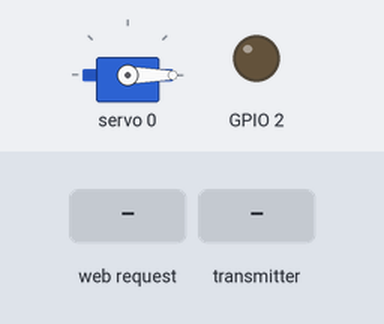
The program below on a simulated ESP32. On the bench: servo, output pins drawn as LEDs (lit = HIGH). The test bench sets the inputs (shaded band). WiFi joins after 1.5 s; servers stay silent unless stated; a WiFi scan finds three made-up networks; EEPROM starts erased; no radio packets arrive unless stated; what the program prints to the serial monitor is not drawn.

Above: at 1.1 s.
At 6.7 s:
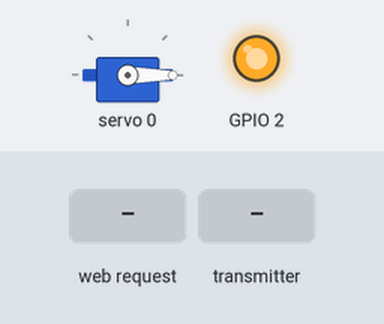
6.8 s: HTTP request GET /s1?value= received
8.3 s: the transmitter starts sending angX = 0
Timing chart, 0 to 11.3 s (numbered marks = the images above; inputs shaded):
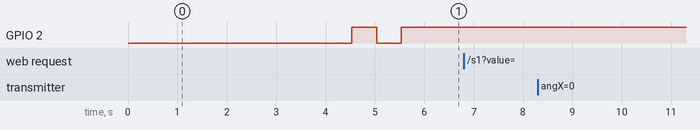

The program:

main.cpp
```cpp
#include <Arduino.h>
#include <esp_wifi.h>
#include <WiFi.h>
#include <WiFiMulti.h>
#include <ESPmDNS.h>
#include <WiFiUdp.h>
#include <ArduinoOTA.h>

#include <Preferences.h>
#include <Wire.h>

#include "main.h"

Params params;

#include "WifiScanner.h"
#include "Radio.h"
#include "Servos.h"

#ifdef WIFICLIENTMULTI_H_
WiFiMulti wifiMulti;
#endif

Preferences prefs;

const char *host = "perro";

#ifndef WIFICLIENTMULTI_H_
// Replace with your network credentials
// const char *ssid = "BITCOIN", *password = "Am3r1c4n01";
// IPAddress local_IP(192, 168, 7, 222);
// IPAddress gateway(192, 168, 7, 254);
// IPAddress subnet(255, 255, 255, 0);
// IPAddress primaryDNS(8, 8, 8, 8);    // optional
// IPAddress secondaryDNS(4, 2, 2, 2);  // optional

// const char* ssid = "mario-hotspot-open";
const char *ssid = "MiniMakers", *password = "Sayaab01";

#endif

// Set web server port number to 80
WiFiServer server(80);

// Variable to store the HTTP request
String header;

// Decode HTTP GET value
String valueString = String(5);
int pos1 = 0;
int pos2 = 0;

// Current time
unsigned long currentTime = millis();
// Previous time
unsigned long previousTime = 0;
// Define timeout time in milliseconds (example: 2000ms = 2s)
const long timeoutTime = 2000;

void setup()
{
  while (!Serial)
    delay(100);
  delay(1000);
  Serial.begin(115200);
  Wire.begin();

  if (!prefs.begin("perro", false))
  {
    Serial.println("Error abriendo preferencias");
    delay(5000);
    ESP.restart();
  }
  if (prefs.getBytes("perro", &params, sizeof(params)) == 0)
  {
    prefs.putBytes("perro", &params, sizeof(params));
  }

  xTaskCreate(vTaskRadio, "taskRadio", 4096, &params, 0, NULL);
  xTaskCreate(vTaskServos, "taskServos", 4096, &params, 0, NULL);

  // Connect to Wi-Fi network with SSID and password
  Serial.print("Connecting to WiFi");
  // WiFi.mode(WIFI_AP_STA);
  WiFi.mode(WIFI_STA);
  delay(1000);
  WiFi.setTxPower(WIFI_POWER_19_5dBm);
  WiFi.setSleep(false);
  esp_wifi_set_ps(WIFI_PS_NONE);

  WiFiScanner();

#ifdef WIFICLIENTMULTI_H_
  wifiMulti.addAP("MiniMakers", "Sayaab01");
  wifiMulti.addAP("BITCOIN", "Am3r1c4n01");
  wifiMulti.addAP("DURAZNO1_2.4", "Am3r1c4n01");
  wifiMulti.addAP("mario-hotspot-open");
  wifiMulti.addAP("mario-hotspot", "Am3r1c4n01");
#else
#ifdef password
  WiFi.begin(ssid, password);
#else
  WiFi.begin(ssid);
#endif

#ifdef local_IP &&gateway &&subnet &&primaryDNS &&secondaryDNS
  Serial.println("Usando direccion fija");
  if (!WiFi.config(local_IP, gateway, subnet, primaryDNS, secondaryDNS))
  {
    Serial.println("STA Failed to configure");
  }
#endif

  Serial.print("Connecting to: ");
  Serial.println(ssid);
#endif
  pinMode(GPIO_NUM_2, OUTPUT);
  digitalWrite(GPIO_NUM_2, LOW);
  int retries = 0;
#ifdef WIFICLIENTMULTI_H_
  while (wifiMulti.run(10000) != WL_CONNECTED)
  {
#else
  while (WiFi.status() != WL_CONNECTED)
  {
    // while (WiFi.waitForConnectResult() != WL_CONNECTED) {
#endif
    delay(500);
    Serial.print(".");
    digitalWrite(GPIO_NUM_2, !digitalRead(GPIO_NUM_2));
    if (++retries > 60)
    {
      digitalWrite(GPIO_NUM_2, LOW);
      delay(10);
      WiFi.disconnect();
      delay(5000);
      ESP.restart();
    }
  }
  digitalWrite(GPIO_NUM_2, HIGH);
  // Print local IP address and start web server
  Serial.println("");
  Serial.println("WiFi connected.");
  Serial.print("IP address: ");
  Serial.println(WiFi.localIP());
  Serial.print("Network: ");
  Serial.println(WiFi.SSID());

  if (!MDNS.begin(host))
  { // http://esp32.local
    Serial.println("Error setting up MDNS responder!");
    while (1)
    {
      delay(1000);
    }
  }
  Serial.println("mDNS responder started");

  server.begin();

  // Port defaults to 3232
  // ArduinoOTA.setPort(3232);

  // Hostname defaults to esp3232-[MAC]
  ArduinoOTA.setHostname(host);

  // No authentication by default
  ArduinoOTA.setPassword("admin");

  // Password can be set with it's md5 value as well
  // MD5(admin) = 21232f297a57a5a743894a0e4a801fc3
  // ArduinoOTA.setPasswordHash("21232f297a57a5a743894a0e4a801fc3");

  ArduinoOTA
      .onStart([]()
               {
      String type;
      if (ArduinoOTA.getCommand() == U_FLASH)
        type = "sketch";
      else  // U_SPIFFS
        type = "filesystem";

      // NOTE: if updating SPIFFS this would be the place to unmount SPIFFS using SPIFFS.end()
      Serial.println("Start updating " + type); })
      .onEnd([]()
             { Serial.println("\nEnd"); })
      .onProgress([](unsigned int progress, unsigned int total)
                  { Serial.printf("Progress: %u%%\r\n", (progress / (total / 100))); })
      .onError([](ota_error_t error)
               {
      Serial.printf("Error[%u]: ", error);
      if (error == OTA_AUTH_ERROR) Serial.println("Auth Failed");
      else if (error == OTA_BEGIN_ERROR) Serial.println("Begin Failed");
      else if (error == OTA_CONNECT_ERROR) Serial.println("Connect Failed");
      else if (error == OTA_RECEIVE_ERROR) Serial.println("Receive Failed");
      else if (error == OTA_END_ERROR) Serial.println("End Failed"); });

  ArduinoOTA.begin();
}

void loop()
{
#ifdef WIFICLIENTMULTI_H_
  if (wifiMulti.run() != WL_CONNECTED)
  {
#else
  if (WiFi.status() != WL_CONNECTED)
  {
#endif
    Serial.println("WiFi not connected!");
    delay(1000);
  }

  ArduinoOTA.handle();

  WiFiClient client = server.available(); // Listen for incoming clients

  if (client)
  { // If a new client connects,
    currentTime = millis();
    previousTime = currentTime;
    Serial.println("New Client."); // print a message out in the serial port
    String currentLine = "";       // make a String to hold incoming data from the client
    while (client.connected() && currentTime - previousTime <= timeoutTime)
    { // loop while the client's connected
      currentTime = millis();
      if (client.available())
      {                         // if there's bytes to read from the client,
        char c = client.read(); // read a byte, then
        // Serial.write(c);        // print it out the serial monitor
        header += c;
        if (c == '\n')
        { // if the byte is a newline character
          // if the current line is blank, you got two newline characters in a row.
          // that's the end of the client HTTP request, so send a response:
          if (currentLine.length() == 0)
          {
            // HTTP headers always start with a response code (e.g. HTTP/1.1 200 OK)
            // and a content-type so the client knows what's coming, then a blank line:
            client.println("HTTP/1.1 200 OK");
            client.println("Content-type:text/html");
            client.println("Connection: close");
            client.println();

            // Display the HTML web page
            client.println("<!DOCTYPE html><html>");
            client.println("<head><meta name=\"viewport\" content=\"width=device-width, initial-scale=1\">");
            client.println("<link rel=\"icon\" href=\"data:,\">");
            // CSS to style the on/off buttons
            // Feel free to change the background-color and font-size attributes to fit your preferences
            client.println("<style>body { text-align: center; font-family: \"Trebuchet MS\", Arial; margin-left:auto; margin-right:auto;}");
            client.println(".slider { width: 300px; }</style>");
            client.println("<script src=\"https://ajax.googleapis.com/ajax/libs/jquery/3.3.1/jquery.min.js\"></script>");

            client.println("<script>");
            client.println("$.ajaxSetup({timeout:1000});");
            client.println("function servo(pos, servoNum) { ");
            client.println("  $('#servoPos'+servoNum).html(pos);");
            client.println("  $.get(\"/s\"+servoNum+\"?value=\" + pos + \"&\"); {Connection: close};");
            client.println("}");
            client.println("</script>");

            // Web Page
            client.println("</head><body><h1>ESP32 with Servo</h1>");
            for (int s = 1; s <= 3; s++)
            {
              char buffer[512];
              int pos;
              switch (s)
              {
              case 1:
                // pos = perro.pos1;
                break;
              case 2:
                // pos = perro.pos2;
                break;
              case 3:
                // pos = perro.pos3;
                break;
              }
              sprintf(buffer, "<p>Position Servo %d: <span id=\"servoPos%d\">%d</span></p>", s, s, pos);
              client.println(buffer);
              sprintf(buffer, "<input type=\"range\" min=\"0\" max=\"180\" class=\"slider%d\" id=\"servoSlider%d\" onchange=\"servo(this.value, %d)\" value=\"%d\"/>", s, s, s, pos);
              client.println(buffer);
            }

            client.println("</body></html>");

            // GET /?value=180& HTTP/1.1
            if (header.indexOf("GET /s1?value=") >= 0)
            {
              pos1 = header.indexOf('=');
              pos2 = header.indexOf('&');
              valueString = header.substring(pos1 + 1, pos2);

              // Rotate the servo
              // perro.pos1 = valueString.toInt();
              prefs.putBytes("perro", &params, sizeof(params));
              // pwmController.setChannelPWM(0, pwmServo1.pwmForAngle(map(perro.pos1, 0, 180, -90, 90)));
              // Serial.println(valueString);
            }

            if (header.indexOf("GET /s2?value=") >= 0)
            {
              pos1 = header.indexOf('=');
              pos2 = header.indexOf('&');
              valueString = header.substring(pos1 + 1, pos2);

              // Rotate the servo
              // perro.pos2 = valueString.toInt();
              prefs.putBytes("perro", &params, sizeof(params));
              // pwmController.setChannelPWM(1, pwmServo2.pwmForAngle(map(perro.pos2, 0, 180, -90, 90)));
              // Serial.println(valueString);
            }

            if (header.indexOf("GET /s3?value=") >= 0)
            {
              pos1 = header.indexOf('=');
              pos2 = header.indexOf('&');
              valueString = header.substring(pos1 + 1, pos2);

              // Rotate the servo
              // perro.pos3 = valueString.toInt();
              prefs.putBytes("perro", &params, sizeof(params));
              // pwmController.setChannelPWM(2, pwmServo3.pwmForAngle(map(perro.pos3, 0, 180, -90, 90)));
              // Serial.println(valueString);
            }

            // The HTTP response ends with another blank line
            // client.println();
            // Break out of the while loop
            break;
          }
          else
          { // if you got a newline, then clear currentLine
            currentLine = "";
          }
        }
        else if (c != '\r')
        {                   // if you got anything else but a carriage return character,
          currentLine += c; // add it to the end of the currentLine
        }
      }
    }
    // Clear the header variable
    header = "";
    // Close the connection
    client.stop();
    Serial.println("Client disconnected.");
    Serial.println("");
  }
}
```

Radio.cpp
```cpp
#include <Arduino.h>
#include <SPI.h>
#include <RF24.h>

#include "Radio.h"
#include "main.h"

RF24 radio(CE_PIN, CSN_PIN); // CE, CSN
const byte identificacion[6] = "00001";

void vTaskRadio(void *params)
{
    while (!radio.begin())
    {
        Serial.println("No pude detectar el dispositivo radio");
        vTaskDelay(10000 / portTICK_PERIOD_MS);
    };
    radio.openReadingPipe(0, identificacion);
    radio.setPALevel(RF24_PA_MIN);
    radio.startListening();

    struct Params *p = (struct Params *)params;

    while (true)
    {
        if (radio.available())
        {
            // char texto[32] = "";
            // radio.read(&texto, sizeof(texto));
            // Serial.print("Recibi:");
            // Serial.println(texto);
            Joystick jy;
            radio.read(&jy, sizeof(jy));

            Serial.print("VRx:");
            Serial.print(jy.angX);
            Serial.print(",VRy:");
            Serial.print(jy.angY);
            Serial.print(",SW:");
            Serial.print(jy.sw);
            Serial.println();
            // p->perro.frontLeft.shoulder = jy.angX;
            // perro->pos1 = jy.angX;
            // perro->pos2 = jy.angY;

            if (jy.sw == 1)
            {
                pinMode(GPIO_NUM_14, INPUT);
                // attachInterrupt(digitalPinToInterrupt(GPIO_NUM_14), isrCallbackFunction, FALLING);
                esp_sleep_enable_timer_wakeup(30000000);
                esp_sleep_enable_ext0_wakeup(GPIO_NUM_14, HIGH);
                delay(1000);
                radio.flush_rx();
                esp_deep_sleep_start();
            }
        }
        vTaskDelay(50 / portTICK_PERIOD_MS);
    }
}
```

Radio.h
```cpp
#ifndef _RADIO_H_
#define _RADIO_H_

#define CE_PIN GPIO_NUM_27
#define CSN_PIN GPIO_NUM_5

struct Joystick
{
    float angX;
    float angY;
    uint8_t sw;
};

void vTaskRadio(void *params);
#endif
```

Servos.cpp
```cpp
#include <Arduino.h>
#include <PCA9685.h>
#include <Ramp.h>
#include "Servos.h"
#include "main.h"

PCA9685 pwmController; // Library using default B000000 (A5-A0) i2c address, and default Wire @400kHz

struct LegAngleRamp
{
    rampInt shoulder;
    rampInt tibia;
    rampInt femur;
};

struct PerroRamp
{
    LegAngleRamp frontRight;
    LegAngleRamp frontLeft;
    LegAngleRamp backRight;
    LegAngleRamp backLeft;
};

PerroRamp anglesRamp;

Perro perroPrev;

void vTaskServos(void *params)
{
    pwmController.resetDevices();    // Resets all PCA9685 devices on i2c line
    pwmController.init();            // Initializes module using default totem-pole driver mode, and default disabled phase balancer
    pwmController.setPWMFreqServo(); // 50Hz provides standard 20ms servo phase length

    struct Params *p = (struct Params *)params;

    // https://github.com/siteswapjuggler/RAMP/blob/master/examples/ramp_servo/ramp_servo.ino
    anglesRamp.frontLeft.shoulder.go(p->perro.frontLeft.shoulder);
    // anglesRamp.frontLeft.tibia.go(p->perro.frontLeft.tibia);
    // anglesRamp.frontLeft.femur.go(p->perro.frontLeft.femur);
    memcpy(&perroPrev, &(p->perro), sizeof(perroPrev));

    while (true)
    {
        // pwmController.setChannelPWM(0, pwmServo1.pwmForAngle(map(perro.pos1, 0, 180, -90, 90)));
        // pwmController.setChannelPWM(0, servos.frontLeft.shoulder.pwmForAngle(map(perro.frontLeft.shoulder, 0, 180, -90, 90)));
        // pwmController.setChannelPWM(0, servos.frontLeft.shoulder.pwmForAngle(map(perro.pos1, 0, 180, -90, 90)));
        // pwmController.setChannelPWM(1, pwmServo2.pwmForAngle(map(perro.pos2, 0, 180, -90, 90)));
        // pwmController.setChannelPWM(2, pwmServo3.pwmForAngle(map(perro.pos3, 0, 180, -90, 90)));

        // pwmController.setChannelPWM(0, p->servos.frontLeft.shoulder.pwmForAngle(map(p->perro.frontLeft.shoulder, 0, 180, -90, 90)));

        // Detectar si hubo cambio en la posicion, y si hubo ejecutar
        if (perroPrev.frontLeft.shoulder != p->perro.frontLeft.shoulder)
        {
            anglesRamp.frontLeft.shoulder.go(p->perro.frontLeft.shoulder, 10); // Con speed 10
            perroPrev.frontLeft.shoulder = p->perro.frontLeft.shoulder;
        }

        anglesRamp.frontLeft.shoulder.update();
        pwmController.setChannelPWM(0, p->servos.frontLeft.shoulder.pwmForAngle(map(anglesRamp.frontLeft.shoulder.getValue(), 0, 180, -90, 90)));
        vTaskDelay(1 / portTICK_PERIOD_MS);
    }
}
```

Servos.h
```cpp
#ifndef _SERVOS_H_
#define _SERVOS_H_
void vTaskServos(void *params);

#endif
```

WifiScanner.cpp
```cpp
#include <Arduino.h>
#include <WiFi.h>

void WiFiScanner()
{
    Serial.println("scan start");

    // WiFi.scanNetworks will return the number of networks found
    int n = WiFi.scanNetworks();
    Serial.println("scan done");
    if (n == 0)
    {
        Serial.println("no networks found");
    }
    else
    {
        Serial.print(n);
        Serial.println(" networks found");
        for (int i = 0; i < n; ++i)
        {
            // Print SSID and RSSI for each network found
            Serial.print(i + 1);
            Serial.print(": ");
            Serial.print(WiFi.SSID(i));
            Serial.print(" (");
            Serial.print(WiFi.RSSI(i));
            Serial.print(")");
            Serial.println((WiFi.encryptionType(i) == WIFI_AUTH_OPEN) ? " " : "*");
            delay(10);
        }
    }
    Serial.println("");
}
```

WifiScanner.h
```cpp
#ifndef _WIFI_SCANNER_H_
#define _WIFI_SCANNER_H_

void WiFiScanner();
#endif
```

main.h
```cpp
#ifndef _MAIN_H_
#define _MAIN_H_
#include <PCA9685.h>

struct LegAngle
{
    int shoulder;
    int tibia;
    int femur;
};

struct Perro
{
    // int pos1;
    // int pos2;
    // int pos3;
    LegAngle frontRight;
    LegAngle frontLeft;
    LegAngle backRight;
    LegAngle backLeft;
};

struct Leg
{
    PCA9685_ServoEval shoulder;
    PCA9685_ServoEval tibia;
    PCA9685_ServoEval femur;
};
struct Servos
{
    Leg frontRight;
    Leg frontLeft;
    Leg backRight;
    Leg backLeft;
};

struct Params
{
    Perro perro;
    Servos servos;
};
#endif
```

Measured:
- after the input at 6.8 s, every drawn part: stays the same
- after the input at 8.3 s, every drawn part: stays the same
